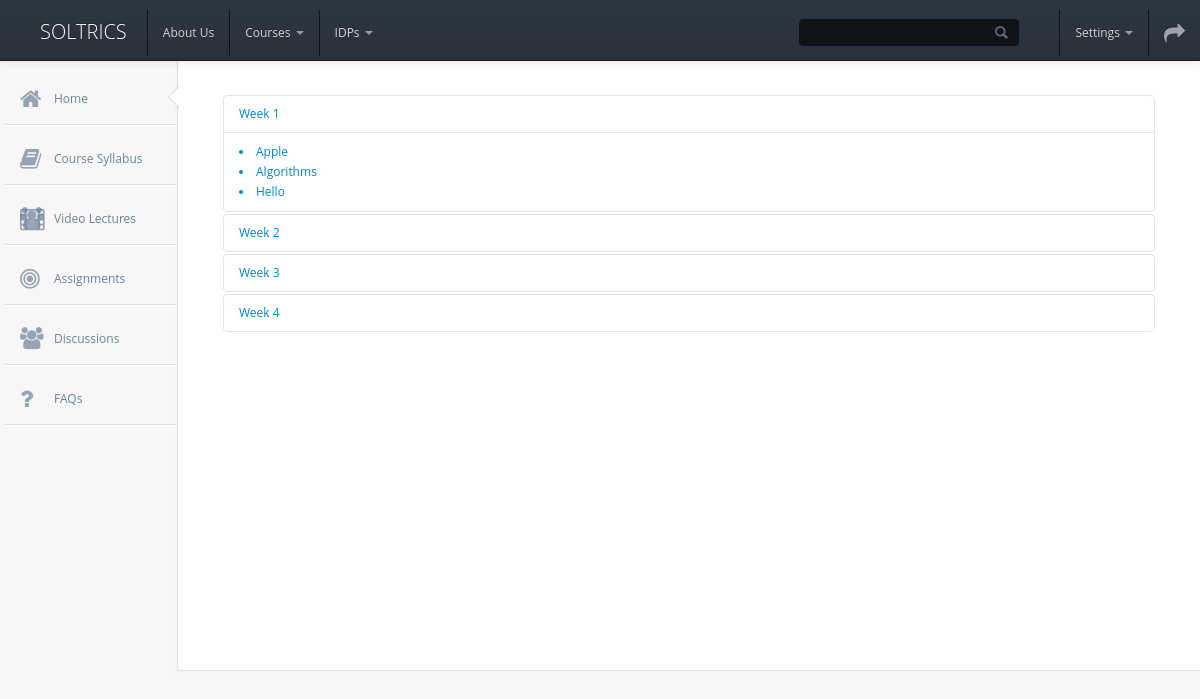
/coursecontent.php?cid=49, run on the app's committed database.
### tables this page shows
CREATE TABLE IF NOT EXISTS `files` (
  `cid` int(11) NOT NULL,
  `title` varchar(100) NOT NULL,
  `week` int(11) NOT NULL,
  `doc` varchar(100) DEFAULT NULL,
  `video` varchar(100) DEFAULT NULL,
  `assignment` varchar(100) DEFAULT NULL
);

### coursecontent.php (the view, shortened to what this page needs)
<?php
  $cid=$_GET['cid'];
?>
<!DOCTYPE html>
<html>
<head>
    <link href="css/bootstrap/bootstrap.css" rel="stylesheet" />
    <link href="css/bootstrap/bootstrap-responsive.css" rel="stylesheet" />
    <link href="css/bootstrap/bootstrap-overrides.css" type="text/css" rel="stylesheet" />
    <link href="css/lib/jquery-ui-1.10.2.custom.css" rel="stylesheet" type="text/css" />
    <link href="css/lib/font-awesome.css" type="text/css" rel="stylesheet" />
    <link rel="stylesheet" type="text/css" href="css/layout.css">
    <link rel="stylesheet" type="text/css" href="css/elements.css">
    <link rel="stylesheet" type="text/css" href="css/icons.css">
    <link rel="stylesheet" href="css/compiled/index.css" type="text/css" media="screen" />
    <link rel="stylesheet" type="text/css" href="css/main.css">
</head>
<body>
    <div class="navbar navbar-inverse navbar-fixed-top">
        <div class="navbar-inner">
            <a class="brand" href="index.html">Soltrics</a>
            <ul class="nav">
            <li><a href="#">About Us </a></li>
            <li class="dropdown">
                <a class="dropdown-toggle"
                   data-toggle="dropdown"
                   href="#">
                    Courses
                    <b class="caret"></b>
                  </a>
            </li>
            <li class="dropdown">
                <a class="dropdown-toggle"
                   data-toggle="dropdown"
                   href="#">
                    IDPs
                    <b class="caret"></b>
                  </a>
            </li>
            </ul>
            <ul class="nav pull-right">
                <li class="hidden-phone">
                    <input class="search" type="text" />
                </li>
                <li class="dropdown">
                    <a href="#" class="dropdown-toggle hidden-phone" data-toggle="dropdown">
                        Settings
                        <b class="caret"></b>
                    </a>
                </li>
                <li class="settings hidden-phone">
                    <a href="signin.html" role="button">
                        <i class="icon-share-alt"></i>
                    </a>
                </li>
            </ul>
        </div>
    </div>
   <div id="sidebar-nav">
        <ul id="dashboard-menu">
            <li >
                <div class="pointer">
                    <div class="arrow"></div>
                    <div class="arrow_border"></div>
                </div>
                <a href="dashboard.php">
                    <i class="icon-home"></i>
                    <span>Home</span>
                </a>
            </li>
             <li>
             <a href="courses/syllabus.php">
                    <i class="icon-book"></i>
                    <span>Course Syllabus</span>
                </a>
            </li>
            <li>
                <a class="dropdown-toggle" href="#">
                    <i class="icon-group"></i>
                    <span>Video Lectures</span>
                    <i class="icon-film"></i>
                </a>
            </li>
            <li>
                <a class="dropdown-toggle" href="courses/assignments.php">
                    <i class="icon-bullseye"></i>
                    <span>Assignments</span>
                </a>
            </li>
            <li>
                <a class="dropdown-toggle" href="ideabox/">
                    <i class="icon-group"></i>
                    <span>Discussions</span>
                </a>
            </li>
            <li>
                <a class="dropdown-toggle" href="#">
                    <i class="icon-question"></i>
                    <span>FAQs</span>
                </a>
            </li>
        </ul>
    </div>
    <div class="content">
        <div class="container-fluid">
            <div id="pad-wrapper">
                <div class="accordion" id="accordion2">
                      <div class="accordion-group">
                        <div class="accordion-heading">
                          <a class="accordion-toggle" data-toggle="collapse" data-parent="#accordion2" href="#collapseTwo">
                            Week 1
                          </a>
                        </div>
                        <div id="collapseTwo" class="accordion-body collapse in">
                          <div class="accordion-inner">
                            <?php
							$sql="select * from files where week=1 and cid='$cid'";
							$result=mysql_query($sql);
							while($rows=mysql_fetch_array($result)){
							$title=$rows['title'];
							$video=$rows['video'];
							parse_str( parse_url( $video, PHP_URL_QUERY ), $vid );
							$videoid=$vid['v'];
							echo "<a href='video.php?videoid=".$videoid."'><li>$title</li></a>";
							}
							?>
                          </div>
                        </div>
                      </div>
                      <div class="accordion-group">
                        <div class="accordion-heading">
                          <a class="accordion-toggle" data-toggle="collapse" data-parent="#accordion2" href="#collapseThree">
                            Week 2
                          </a>
                        </div>
                      </div>
                      <div class="accordion-group">
                        <div class="accordion-heading">
                          <a class="accordion-toggle" data-toggle="collapse" data-parent="#accordion2" href="#collapseFour">
                            Week 3
                          </a>
                        </div>
                      </div>
                      <div class="accordion-group">
                        <div class="accordion-heading">
                          <a class="accordion-toggle" data-toggle="collapse" data-parent="#accordion2" href="#collapseFive">
                            Week 4
                          </a>
                        </div>
                      </div>
                </div>
            </div>
        </div>
    </div>
</body>
</html>

### css/layout.css (style rules this page uses)
body { font-family: 'Open Sans', sans-serif; background-color: #f7f7f7; position: relative; margin: 0px; font-size: 12px; padding: 0px; }
input.search { background: url("../img/lens.png") #fcfcfc no-repeat 95%; box-shadow: none; height: 19px; font-size: 13px; padding: 2px 6px; border:1px solid #d0dde9; margin: 0; border-radius: 2px; top: 11px; }
.navbar-inverse input.search { background: url("../img/lens.png") #0f1217 no-repeat 95%; border: 1px solid #0f1217; position: relative; border-radius: 4px; top: 9px; padding: 3px 6px; color: #000; font-size: 13px; margin-right: 40px; -webkit-transition: all .3s linear; -moz-transition: all .3s linear; transition: all .3s linear; }
.navbar-inverse .settings i { color: #9ba3ad; font-size: 21px; }
#sidebar-nav { position: absolute; width: 200px; float: left; margin: 0em; padding-top: 5.8em; }
#dashboard-menu { list-style: none; padding-right: 13px; padding-left: 0px; margin-bottom: 0; margin-left: 20px; }
#dashboard-menu > li > a { display: block; margin-right: -15px; margin-left: -15px; padding: 19px 14px 15px 14px; margin-bottom: 5px; border-bottom: 1px solid #dae1e8; box-shadow: 0 2px 1px -1px #FFFFFF; color: rgb(110, 130, 155); outline: 0px; width: 88%; }
#dashboard-menu > li { position: relative; }
#dashboard-menu > li .icon-group { font-size: 22px; }
#dashboard-menu > li i { font-size: 23px; top: 17px; }
#dashboard-menu .pointer { position: absolute; right: 9px; top: 20px; }
#dashboard-menu .pointer .arrow, #dashboard-menu .pointer .arrow_border { border-color: transparent #fff transparent transparent; border-width: 11px; border-style: solid; font-size: 0; left: 50%; line-height: 0; margin: 0 auto; position: absolute; top: 0; width: 0; z-index: 1002; left: 0; margin-left: 45%; }
#dashboard-menu .pointer .arrow_border { border-color: transparent rgb(192, 210, 221) transparent transparent; border-width: 11px; margin-left: -1px; border-style: solid; z-index: 1001; top: 0px; }
#dashboard-menu a span { margin-left: 35px; transition: color .1s linear; -moz-transition: color .1s linear; -webkit-transition: color .1s linear; -o-transition: color .1s linear; }
#dashboard-menu a i { position: absolute; left: 0; height: 24px; width: 24px; opacity: 0.7; transition: opacity .1s ease; -moz-transition: opacity .1s ease; -webkit-transition: opacity .1s ease; -o-transition: opacity .1s ease; }
#pad-wrapper { padding: 0px 25px; margin-top: 55px; }
.content { min-width: 400px; min-height: 620px; margin-bottom: 100px; padding-bottom: 50px; overflow: hidden; position: relative; background: #fff; margin-left: 177px; border-left: 1px solid #dae3e9; border-bottom: 1px solid #dae3e9; box-shadow: -3px 3px 3px -2px #f1f1f3; border-radius: 0px 0px 0px 5px; }

### css/main.css (style rules this page uses)
.navbar-inner { padding-top: 10px; height:50px; }
.navbar-fixed-top .navbar-inner { padding-left: 40px; }
#pad-wrapper { padding-top: 40px; }
#dashboard-menu .pointer { position: absolute; right: 29px; top: 16px; }
#sidebar-nav { position: absolute; width: 200px; float: left; margin: 0em; padding-top: 5.8em; }

### data on the page
files: title "Apple"
files: title "Algorithms"
files: title "Hello"
